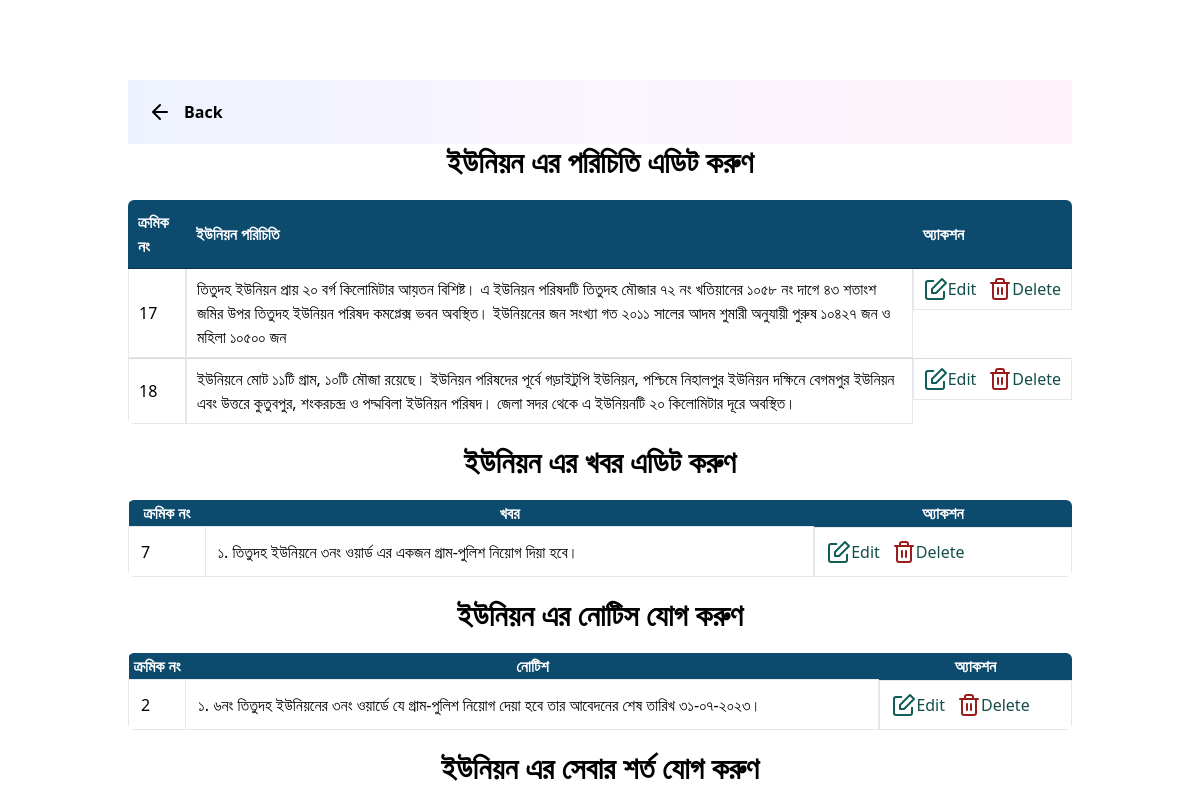
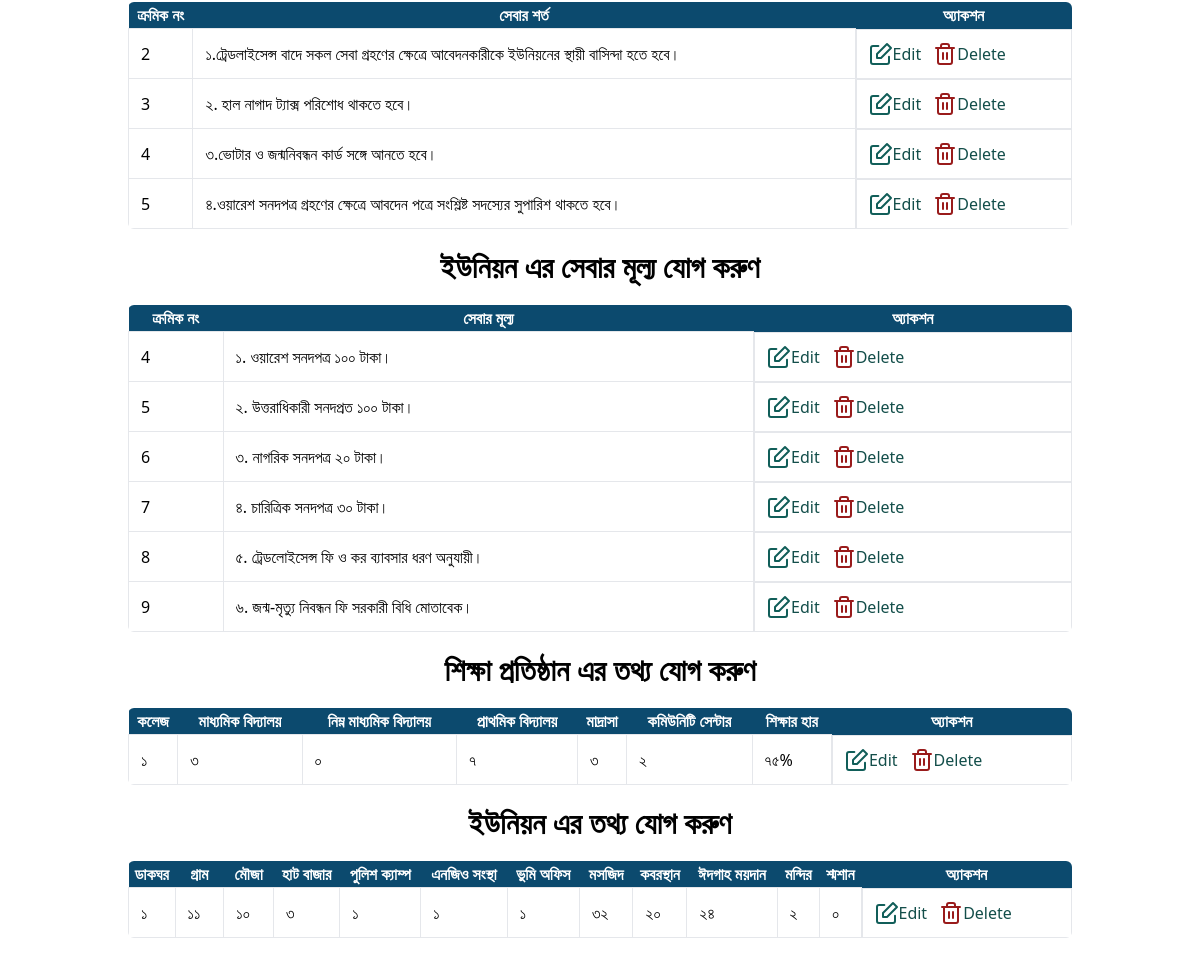
The page /home/edit/homeedit.php (signed in) on the database its author committed (2 pictures, top to bottom).
### tables this page shows
CREATE TABLE `unionporiciti` (
  `id` int(11) NOT NULL,
  `poriciti` varchar(255) NOT NULL
);

CREATE TABLE `khobor` (
  `id` int(11) NOT NULL,
  `khobor` varchar(255) NOT NULL
);

CREATE TABLE `notice` (
  `id` int(11) NOT NULL,
  `notice` varchar(255) NOT NULL
);

CREATE TABLE `sebarsorto` (
  `id` int(11) NOT NULL,
  `sorto` varchar(255) NOT NULL
);

CREATE TABLE `sebarmullo` (
  `id` int(11) NOT NULL,
  `mullo` varchar(255) NOT NULL
);

CREATE TABLE `shikkha` (
  `id` int(11) NOT NULL,
  `college` varchar(255) NOT NULL,
  `maddhomik` varchar(255) NOT NULL,
  `nimo` varchar(255) NOT NULL,
  `prathomic` varchar(255) NOT NULL,
  `madracha` varchar(255) NOT NULL,
  `community` varchar(255) NOT NULL,
  `shikkharhar` varchar(255) NOT NULL
);

CREATE TABLE `uniondetails` (
  `id` int(11) NOT NULL,
  `dakghor` varchar(255) NOT NULL,
  `gram` varchar(255) NOT NULL,
  `mouja` varchar(255) NOT NULL,
  `hatbazar` varchar(255) NOT NULL,
  `policecamp` varchar(255) NOT NULL,
  `enjio` varchar(255) NOT NULL,
  `vhumi` varchar(255) NOT NULL,
  `mosjid` varchar(255) NOT NULL,
  `koborsthan` varchar(255) NOT NULL,
  `edgah` varchar(255) NOT NULL,
  `mondir` varchar(255) NOT NULL,
  `sosan` varchar(255) NOT NULL
);

### home/edit/homeedit.php (the view, shortened to what the rows shown need)
<!doctype html>
<html>
<head>
    <link rel="stylesheet" href="style.css">
    <link href="https://cdn.datatables.net/1.10.19/css/jquery.dataTables.min.css" rel="stylesheet">
    <link href="https://cdn.datatables.net/responsive/2.2.3/css/responsive.dataTables.min.css" rel="stylesheet">
    <script src="https://cdn.tailwindcss.com"></script>
</head>
<body class="md:px-32 mx-auto  py-20">
    <div class="container mt-5">
        <table id="example" class="display rounded-md overflow-hidden" style="width:100%">
            <thead>
                <tr class="bg-sky-900 flex flex-col flex-no wrap sm:table-row rounded-l-lg sm:rounded-none mb-2 sm:mb-0 text-white">
                    <th>ক্রমিক নং</th>
                    <th>ইউনিয়ন পরিচিতি</th>
                    <th>অ্যাকশন</th>
                </tr>
            </thead>
            <tbody>
                <?php
                include '../../_dbconnect.php';
                $query = "SELECT * FROM `unionporiciti`";
                $poriciti = mysqli_query($con, $query);
                while ($row = mysqli_fetch_assoc($poriciti)) {
                    $id = $row['id'];
                ?>
                    <tr class="flex flex-col flex-no wrap sm:table-row mb-2 sm:mb-0">
                        <td class='border-grey-light border  p-3  cursor-pointer'><?= $row['id'] ?></td>
                        <td class='border-grey-light border  p-3  cursor-pointer'><?= $row['poriciti'] ?></td>
                        <td class="border-grey-light border  p-3  cursor-pointer flex  gap-3 items-center">
                            <a class="flex items-center text-teal-900 hover:font-medium" href="upporicitiedit.php?id=<?php echo $id; ?>">
                                Edit
                            </a>
                            <a class="flex items-center text-teal-900 hover:font-medium" href="../delete/poricitidelete.php?id=<?php echo $id; ?>">
                                Delete
                            </a>
                        </td>
                    </tr>
                <?php
                }
                ?>
            </tbody>
        </table>
    </div>
    <div class="container mt-5">
        <table id="example1" class="display rounded-md overflow-hidden" style="width:100%">
            <thead>
                <tr class="bg-sky-900 flex flex-col flex-no wrap sm:table-row rounded-l-lg sm:rounded-none mb-2 sm:mb-0 text-white py-3">
                    <th>ক্রমিক নং</th>
                    <th>খবর</th>
                    <th>অ্যাকশন</th>
                </tr>
            </thead>
            <tbody>
                <?php
                include '../../_dbconnect.php';
                $query = "SELECT * FROM `khobor`";
                $poriciti = mysqli_query($con, $query);
                while ($row = mysqli_fetch_assoc($poriciti)) {
                    $id = $row['id'];
                ?>
                    <tr class="flex flex-col flex-no wrap sm:table-row mb-2 sm:mb-0">
                        <td class='border-grey-light border  p-3  cursor-pointer'><?= $row['id'] ?></td>
                        <td class='border-grey-light border  p-3  cursor-pointer'><?= $row['khobor'] ?></td>
                        <td class="border-grey-light border  p-3  cursor-pointer flex  gap-3 items-center">
                            <a class="flex items-center text-teal-900 hover:font-medium" href="khoboredit.php?id=<?php echo $id; ?>">
                                Edit
                            </a>
                            <a class="flex items-center text-teal-900 hover:font-medium" href="../delete/khobordelete.php?id=<?php echo $id; ?>">
                                Delete
                            </a>
                        </td>
                    </tr>
                <?php
                }
                ?>
            </tbody>
        </table>
    </div>
    <div class="container mt-5">
        <table id="example" class="display rounded-md overflow-hidden" style="width:100%">
            <thead>
                <tr class="bg-sky-900 flex flex-col flex-no wrap sm:table-row rounded-l-lg sm:rounded-none mb-2 sm:mb-0 text-white">
                    <th>ক্রমিক নং</th>
                    <th>নোটিশ</th>
                    <th>অ্যাকশন</th>
                </tr>
            </thead>
            <tbody>
                <?php
                include '../../_dbconnect.php';
                $query = "SELECT * FROM `notice`";
                $poriciti = mysqli_query($con, $query);
                while ($row = mysqli_fetch_assoc($poriciti)) {
                    $id = $row['id'];
                ?>
                    <tr class="flex flex-col flex-no wrap sm:table-row mb-2 sm:mb-0">
                        <td class='border-grey-light border  p-3  cursor-pointer'><?= $row['id'] ?></td>
                        <td class='border-grey-light border  p-3  cursor-pointer'><?= $row['notice'] ?></td>
                        <td class="border-grey-light border  p-3  cursor-pointer flex  gap-3 items-center">
                            <a class="flex items-center text-teal-900 hover:font-medium" href="noticeedit.php?id=<?php echo $id; ?>">
                                Edit
                            </a>
                            <a class="flex items-center text-teal-900 hover:font-medium" href="../delete/noticedelete.php?id=<?php echo $id; ?>">
                                Delete
                            </a>
                        </td>
                    </tr>
                <?php
                }
                ?>
            </tbody>
        </table>
    </div>
    <div class="container mt-5">
        <table id="example" class="display rounded-md overflow-hidden" style="width:100%">
            <thead>
                <tr class="bg-sky-900 flex flex-col flex-no wrap sm:table-row rounded-l-lg sm:rounded-none mb-2 sm:mb-0 text-white">
                    <th>ক্রমিক নং</th>
                    <th>সেবার শর্ত</th>
                    <th>অ্যাকশন</th>
                </tr>
            </thead>
            <tbody>
                <?php
                include '../../_dbconnect.php';
                $query = "SELECT * FROM `sebarsorto`";
                $poriciti = mysqli_query($con, $query);
                while ($row = mysqli_fetch_assoc($poriciti)) {
                    $id = $row['id'];
                ?>
                    <tr class="flex flex-col flex-no wrap sm:table-row mb-2 sm:mb-0">
                        <td class='border-grey-light border  p-3  cursor-pointer'><?= $row['id'] ?></td>
                        <td class='border-grey-light border  p-3  cursor-pointer'><?= $row['sorto'] ?></td>
                        <td class="border-grey-light border  p-3  cursor-pointer flex  gap-3 items-center">
                            <a class="flex items-center text-teal-900 hover:font-medium" href="sebarsortoedit.php?id=<?php echo $id; ?>">
                                Edit
                            </a>
                            <a class="flex items-center text-teal-900 hover:font-medium" href="../delete/sebarsortodelete.php?id=<?php echo $id; ?>">
                                Delete
                            </a>
                        </td>
                    </tr>
                <?php
                }
                ?>
            </tbody>
        </table>
    </div>
    <div class="container mt-5">
        <table id="example" class="display rounded-md overflow-hidden" style="width:100%">
            <thead>
                <tr class="bg-sky-900 flex flex-col flex-no wrap sm:table-row rounded-l-lg sm:rounded-none mb-2 sm:mb-0 text-white">
                    <th>ক্রমিক নং</th>
                    <th>সেবার মূল্য</th>
                    <th>অ্যাকশন</th>
                </tr>
            </thead>
            <tbody>
                <?php
                include '../../_dbconnect.php';
                $query = "SELECT * FROM `sebarmullo`";
                $poriciti = mysqli_query($con, $query);
                while ($row = mysqli_fetch_assoc($poriciti)) {
                    $id = $row['id'];
                ?>
                    <tr class="flex flex-col flex-no wrap sm:table-row mb-2 sm:mb-0">
                        <td class='border-grey-light border  p-3  cursor-pointer'><?= $row['id'] ?></td>
                        <td class='border-grey-light border  p-3  cursor-pointer'><?= $row['mullo'] ?></td>
                        <td class="border-grey-light border  p-3  cursor-pointer flex  gap-3 items-center">
                            <a class="flex items-center text-teal-900 hover:font-medium" href="sebarmulloedit.php?id=<?php echo $id; ?>">
                                Edit
                            </a>
                            <a class="flex items-center text-teal-900 hover:font-medium" href="../delete/sebarmullodelete.php?id=<?php echo $id; ?>">
                                Delete
                            </a>
                        </td>
                    </tr>
                <?php
                }
                ?>
            </tbody>
        </table>
    </div>
    <div class="container mt-5">
        <table id="example" class="display rounded-md overflow-hidden" style="width:100%">
            <thead>
                <tr class="bg-sky-900 flex flex-col flex-no wrap sm:table-row rounded-l-lg sm:rounded-none mb-2 sm:mb-0 text-white">
                    <th>কলেজ</th>
                    <th>মাধ্যমিক বিদ্যালয়</th>
                    <th>নিম্ন মাধ্যমিক বিদ্যালয়</th>
                    <th>প্রাথমিক বিদ্যালয়</th>
                    <th>মাদ্রাসা</th>
                    <th>কমিউনিটি সেন্টার</th>
                    <th>শিক্ষার হার</th>
                    <th>অ্যাকশন</th>
                </tr>
            </thead>
            <tbody>
                <?php
                include '../../_dbconnect.php';
                $query = "SELECT * FROM `shikkha`";
                $poriciti = mysqli_query($con, $query);
                while ($row = mysqli_fetch_assoc($poriciti)) {
                    $id = $row['id'];
                ?>
                    <tr class="flex flex-col flex-no wrap sm:table-row mb-2 sm:mb-0">
                        <td class='border-grey-light border  p-3'><?= $row['college'] ?></td>
                        <td class='border-grey-light border  p-3'><?= $row['maddhomik'] ?></td>
                        <td class='border-grey-light border  p-3'><?= $row['nimo'] ?></td>
                        <td class='border-grey-light border  p-3'><?= $row['prathomic'] ?></td>
                        <td class='border-grey-light border  p-3'><?= $row['madracha'] ?></td>
                        <td class='border-grey-light border  p-3'><?= $row['community'] ?></td>
                        <td class='border-grey-light border  p-3'><?= $row['shikkharhar'] ?></td>
                        <td class="border-grey-light border  p-3  cursor-pointer flex  gap-3 items-center">
                            <a class="flex items-center text-teal-900 hover:font-medium" href="shikkhaedit.php?id=<?php echo $id; ?>">
                                Edit
                            </a>
                            <a class="flex items-center text-teal-900 hover:font-medium" href="../delete/shikkhadelete.php?id=<?php echo $id; ?>">
                                Delete
                            </a>
                        </td>
                    </tr>
                <?php
                }
                ?>
            </tbody>
        </table>
    </div>
    <div class="container mt-5">
        <table id="example" class="display rounded-md overflow-hidden" style="width:100%">
            <thead>
                <tr class="bg-sky-900 flex flex-col flex-no wrap sm:table-row rounded-l-lg sm:rounded-none mb-2 sm:mb-0 text-white">
                    <th>ডাকঘর</th>
                    <th>গ্রাম</th>
                    <th>মৌজা</th>
                    <th>হাট বাজার</th>
                    <th>পুলিশ ক্যাম্প</th>
                    <th>এনজিও সংস্থা</th>
                    <th>ভুমি অফিস</th>
                    <th>মসজিদ</th>
                    <th>কবরস্থান</th>
                    <th>ঈদগাহ ময়দান</th>
                    <th>মন্দির</th>
                    <th>শ্মশান</th>
                    <th>অ্যাকশন</th>
                </tr>
            </thead>
            <tbody>
                <?php
                include '../../_dbconnect.php';
                $query = "SELECT * FROM `uniondetails`";
                $poriciti = mysqli_query($con, $query);
                while ($row = mysqli_fetch_assoc($poriciti)) {
                    $id = $row['id'];
                ?>
                    <tr class="flex flex-col flex-no wrap sm:table-row mb-2 sm:mb-0">
                        <td class='border-grey-light border  p-3'><?= $row['dakghor'] ?></td>
                        <td class='border-grey-light border  p-3'><?= $row['gram'] ?></td>
                        <td class='border-grey-light border  p-3'><?= $row['mouja'] ?></td>
                        <td class='border-grey-light border  p-3'><?= $row['hatbazar'] ?></td>
                        <td class='border-grey-light border  p-3'><?= $row['policecamp'] ?></td>
                        <td class='border-grey-light border  p-3'><?= $row['enjio'] ?></td>
                        <td class='border-grey-light border  p-3'><?= $row['vhumi'] ?></td>
                        <td class='border-grey-light border  p-3'><?= $row['mosjid'] ?></td>
                        <td class='border-grey-light border  p-3'><?= $row['koborsthan'] ?></td>
                        <td class='border-grey-light border  p-3'><?= $row['edgah'] ?></td>
                        <td class='border-grey-light border  p-3'><?= $row['mondir'] ?></td>
                        <td class='border-grey-light border  p-3'><?= $row['sosan'] ?></td>
                        <td class="border-grey-light border  p-3  cursor-pointer flex  gap-3 items-center">
                            <a class="flex items-center text-teal-900 hover:font-medium" href="uniondetailsedit.php?id=<?php echo $id; ?>">
                                Edit
                            </a>
                            <a class="flex items-center text-teal-900 hover:font-medium" href="../delete/uniondetailsdelete.php?id=<?php echo $id; ?>">
                                Delete
                            </a>
                        </td>
                    </tr>
                <?php
                }
                ?>
            </tbody>
        </table>
    </div>
</body>
</html>

### rows shown on the page
unionporiciti: id "17", poriciti "তিতুদহ ইউনিয়ন প্রায় ২০ বর্গ কিলোমিটার আয়তন বিশিষ্ট। এ ইউনিয়ন পরিষদটি তিতুদহ মৌজার ৭২ নং খতিয়ানের ১০৫৮ নং দাগে ৪৩ শতাংশ জমির উপর তিতুদহ ইউনিয়ন পরিষদ কমপ্লেক্স ভবন অবস্থিত। ইউনিয়নের জন সংখ্যা গত ২০১১ সালের আদম শুমারী অনুযায়ী পুরুষ ১০৪২৭ জন ও মহিলা ১০৫০০ জন"
unionporiciti: id "18", poriciti "ইউনিয়নে মোট ১১টি গ্রাম, ১০টি মৌজা রয়েছে। ইউনিয়ন পরিষদের পূর্বে গড়াইটুপি ইউনিয়ন, পশ্চিমে নিহালপুর ইউনিয়ন দক্ষিনে বেগমপুর ইউনিয়ন এবং উত্তরে কুতুবপুর, শংকরচন্দ্র ও পদ্মবিলা ইউনিয়ন পরিষদ। জেলা সদর থেকে এ ইউনিয়নটি ২০ কিলোমিটার দূরে অবস্থিত।"
khobor: id "7", khobor "১. তিতুদহ ইউনিয়নে ৩নং ওয়ার্ড এর একজন গ্রাম-পুলিশ নিয়োগ দিয়া হবে।"
notice: id "2", notice "১. ৬নং তিতুদহ ইউনিয়নের ৩নং ওয়ার্ডে যে গ্রাম-পুলিশ নিয়োগ দেয়া হবে তার আবেদনের শেষ তারিখ ৩১-০৭-২০২৩।"
sebarsorto: id "2", sorto "১.ট্রেডলাইসেন্স বাদে সকল সেবা গ্রহণের ক্ষেত্রে আবেদনকারীকে ইউনিয়নের স্থায়ী বাসিন্দা হতে হবে।"
sebarsorto: id "3", sorto "২. হাল নাগাদ ট্যাক্স পরিশোধ থাকতে হবে।"
sebarsorto: id "4", sorto "৩.ভোটার ও জন্মনিবন্ধন কার্ড সঙ্গে আনতে হবে।"
sebarsorto: id "5", sorto "৪.ওয়ারেশ সনদপত্র গ্রহণের ক্ষেত্রে আবদেন পত্রে সংশ্লিষ্ট সদস্যের সুপারিশ থাকতে হবে।"
sebarmullo: id "4", mullo "১. ওয়ারেশ সনদপত্র ১০০ টাকা।"
sebarmullo: id "5", mullo "২. উত্তরাধিকারী সনদপ্রত ১০০ টাকা।"
sebarmullo: id "6", mullo "৩. নাগরিক সনদপত্র ২০ টাকা।"
sebarmullo: id "7", mullo "৪. চারিত্রিক সনদপত্র ৩০ টাকা।"
sebarmullo: id "8", mullo "৫. ট্রেডলােইসেন্স ফি ও কর ব্যাবসার ধরণ অনুযায়ী।"
sebarmullo: id "9", mullo "৬. জন্ম-মৃত্যু নিবন্ধন ফি সরকারী বিধি মোতাবেক।"
shikkha: college "১", maddhomik "৩", nimo "০", prathomic "৭", madracha "৩", community "২", shikkharhar "৭৫%"
uniondetails: dakghor "১", gram "১১", mouja "১০", hatbazar "৩", policecamp "১", enjio "১", vhumi "১", mosjid "৩২", koborsthan "২০", edgah "২৪", mondir "২", sosan "০"
